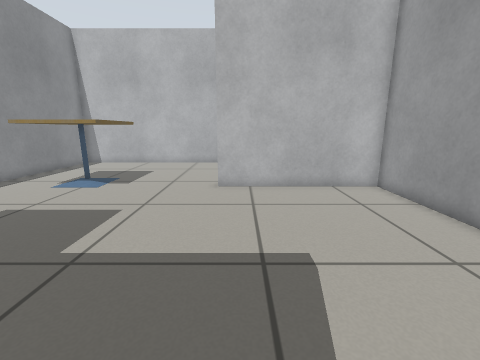
[1] (above)

14 first-person views from a walk through a robot-simulator world made for Gazebo. The camera is 0.68 m above the floor, tilts 12° down and sees 90° across. The floor is counted in squares, 0.25 m on a side. Each view is taken from the middle of a square. On the plan, view 1 faces up. The plan holds only what a view shows up to about 18 squares ahead; the rest is blank. Simple patterns stand in for the simulator's built-in surfaces.

[2]
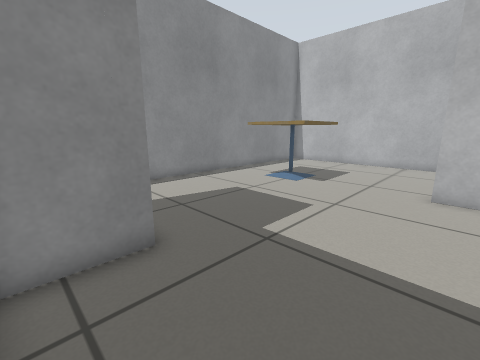

[3]
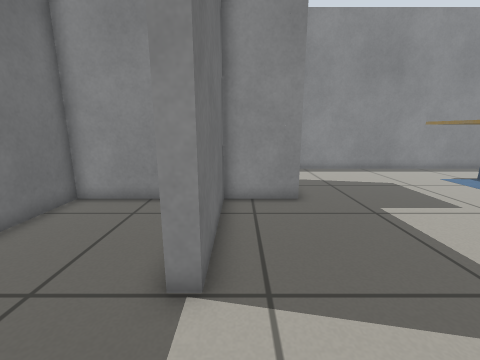

[4]
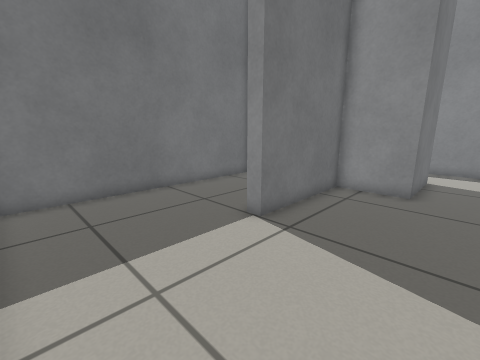

[5]
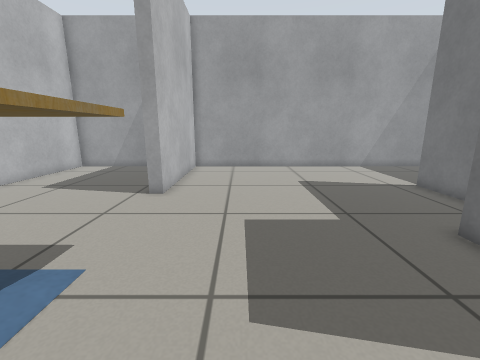

[6]
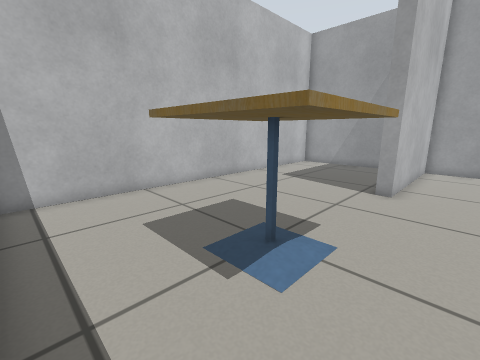

[7]
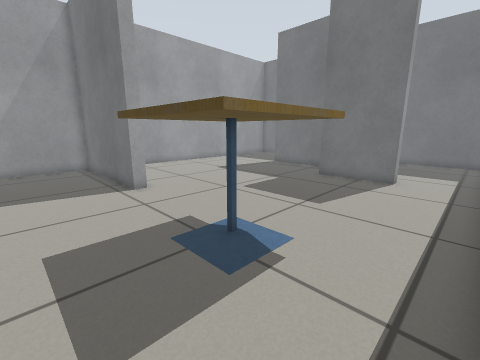

[8]
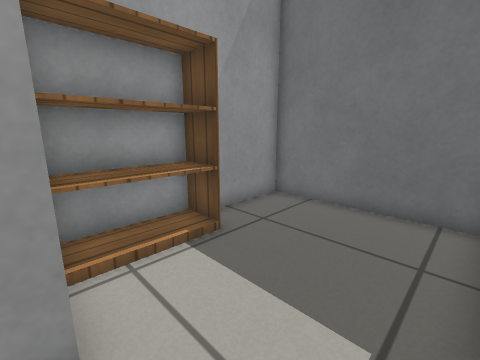

[9]
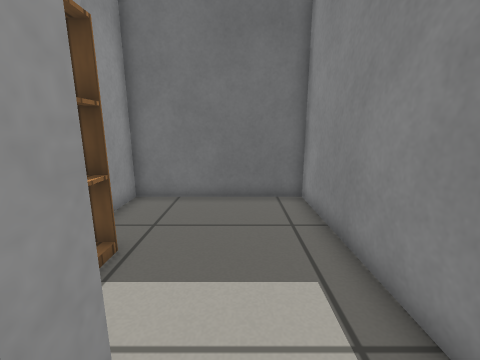

[10]
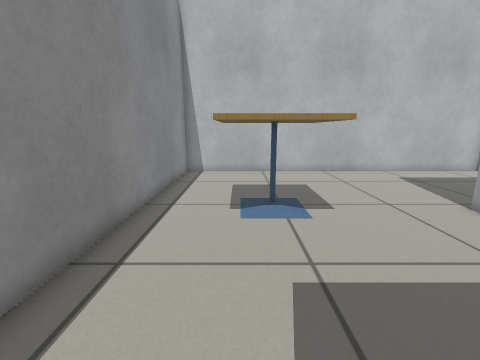

[11]
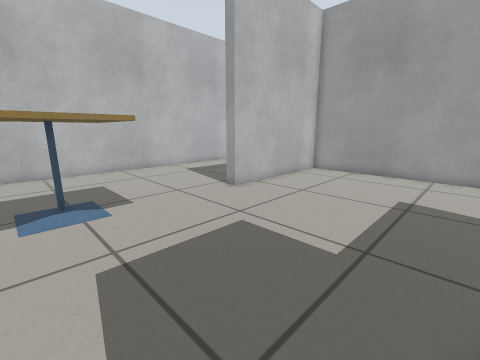

[12]
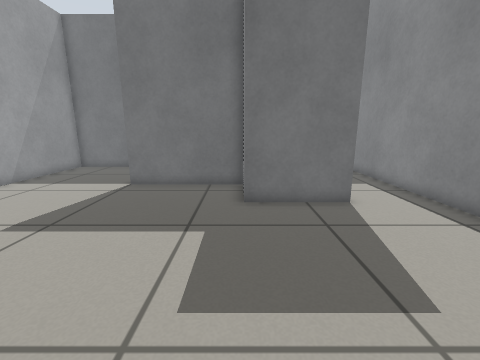

[13]
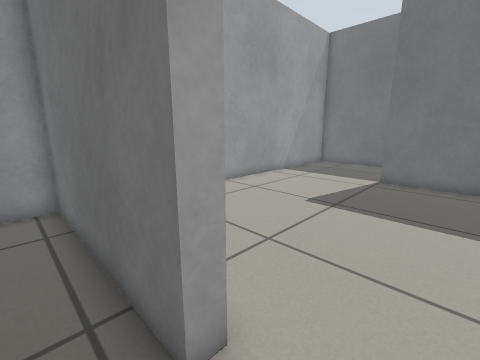

[14]
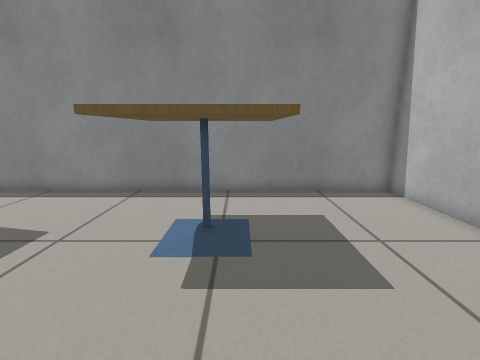

### Floor plan
Ten units are one square. View 1 is at (0, 0); x grows to the right and y downward. Boxes are objects, and circles mark ways between rooms. Rooms are numbered by the first view taken in them; rooms with no view inside come last. Other rooms are left out.
<svg viewBox="-130 -202 201 271">
<path fill="none" stroke="#000" d="M-92 -16 -92 -23 -52 -23 -52 6 4 6 4 12M-52 31 -52 64 66 64 66 -113 -11 -113 -11 -119 66 -119 66 -197 -125 -197 -125 -16M-125 -16 -125 64 -58 64 -58 14"/>
<rect x="-105" y="-145" width="50" height="50" fill="#bbb"><title>cafe table</title></rect>
<rect x="-75" y="-15" width="20" height="40" fill="#bbb"><title>bookshelf</title></rect>
<circle cx="-110" cy="-20" r="3" fill="#2a7"/>
<text x="-20" y="-80">1</text>
<text x="-90" y="20">2</text>
</svg>
Room 1 opens to room 2.

Where each view was taken, in squares from view 1:
view 1: 0 up, 0 right, facing up
view 2: 0 up, 0 right, facing up-left
view 3: 0 up, 4 right, facing left
view 4: 4 up, 6 right, facing down-left
view 5: 8 up, 11 left, facing right
view 6: 9 up, 12 left, facing up-right
view 7: 16 up, 12 left, facing down-right
view 8: 2 up, 12 left, facing down-right
view 9: 3 up, 10 left, facing down
view 10: 4 up, 9 left, facing up
view 11: 3 up, 9 left, facing up-right
view 12: 11 up, 5 left, facing down
view 13: 13 up, 3 left, facing down-right
view 14: 13 up, 2 left, facing left
